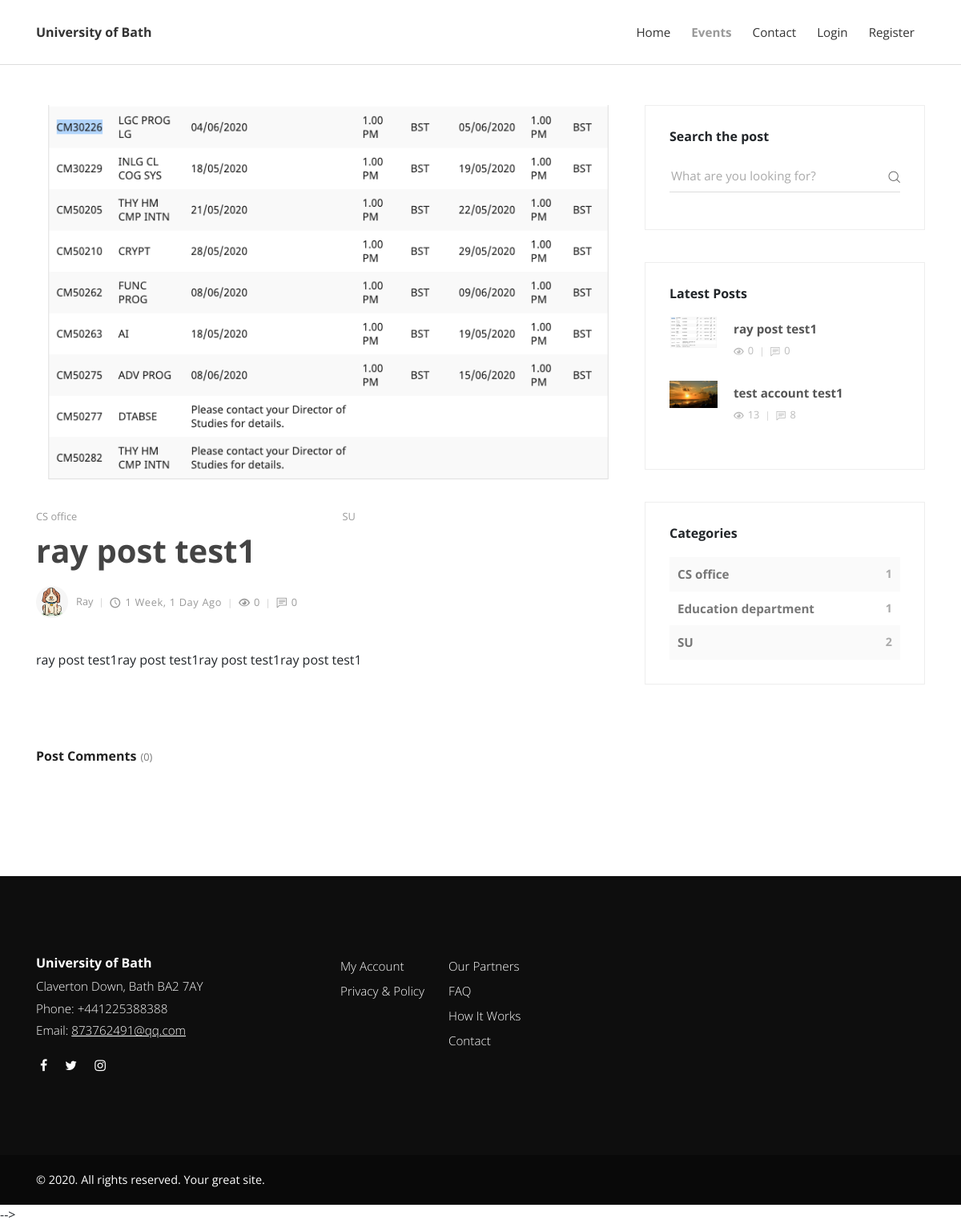
Before: /post/31/ with the older database file.
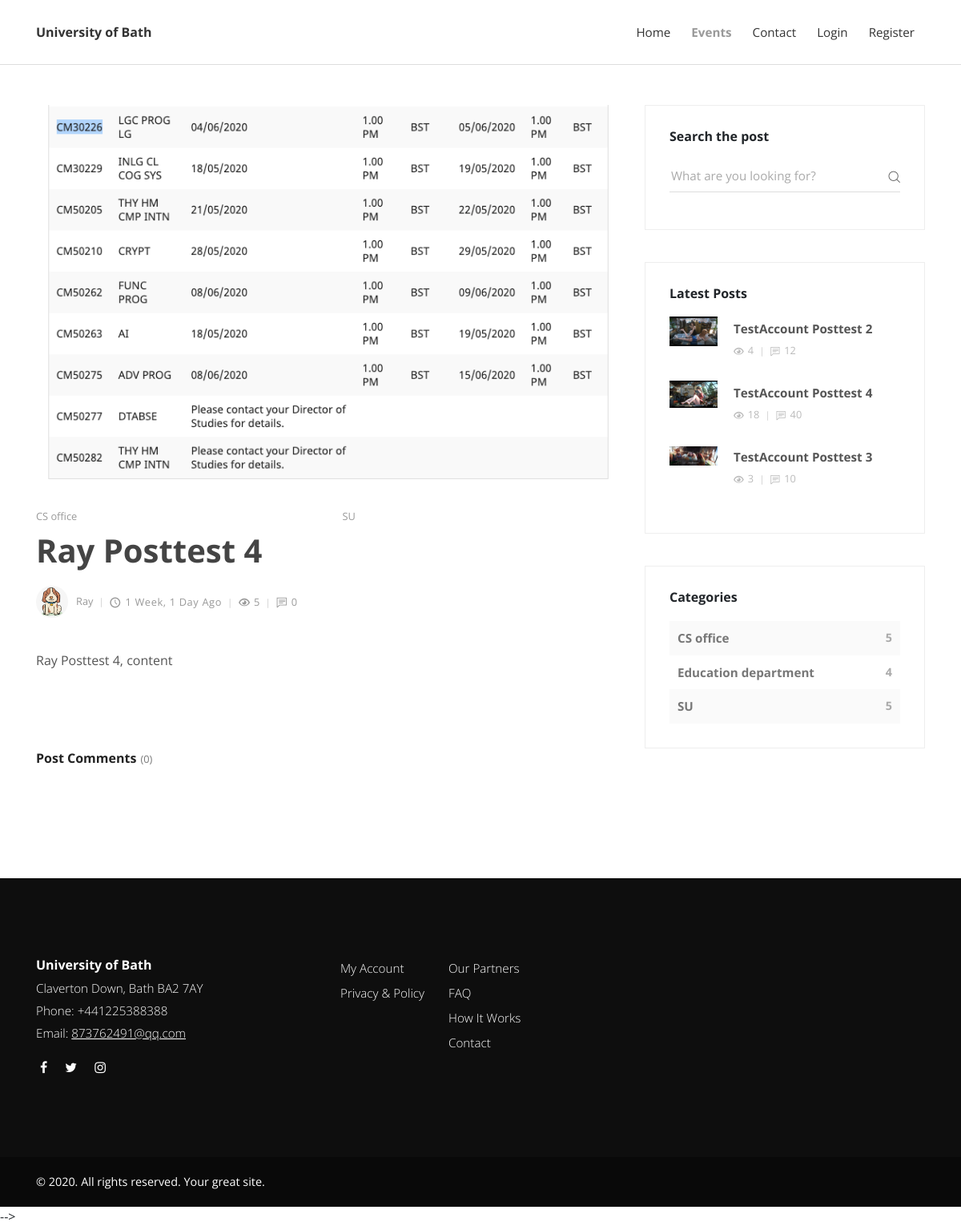
After: the same page with the newer database file.
### posts/models.py (models this page shows, shortened)
class Category(models.Model):
    title = models.CharField(max_length=200)
    def __str__(self):
        return self.title

class Post(models.Model):
    categories = models.ManyToManyField(Category)
    title = models.CharField(max_length=100)
    overview = models.TextField()
    author = models.ForeignKey(Profile, on_delete=models.CASCADE)
    timestamp = models.DateTimeField(auto_now_add=True) # when it created
    comment_count = models.IntegerField(default=0)
    view_count = models.IntegerField(default=0)
    thumbnail = models.ImageField(default='default_thumbnail.jpeg')
    content = HTMLField()
    featured = models.BooleanField(default=True)
    previous_post = models.ForeignKey('self', related_name='previous', on_delete=models.SET_NULL, blank=True, null=True)
    next_post = models.ForeignKey('self', related_name='next', on_delete=models.SET_NULL, blank=True, null=True)
    def get_absolute_url(self):
        return reverse('post-detail', kwargs={
            'id': self.id
        })
    @property
    def get_comments(self):
        return self.comments.all().order_by('-timestamp')

### users/models.py (models this page shows, shortened)
class Profile(models.Model):
    user = models.OneToOneField(User, on_delete=models.CASCADE)
    image = models.ImageField(default='default.svg', upload_to='profile_pics')

### posts/views.py (the view, shortened to what this page needs)
# urls.py: path('post/<id>/', post, name='post-detail'),
def post(request, id):
    category_count = get_category_count()
    most_recent = Post.objects.order_by('-timestamp')[:3]
    post = get_object_or_404(Post, id=id)
    form = CommentForm(request.POST or None)
    context = {
        'post': post,
        'most_recent': most_recent,
        'category_count': category_count,
        'form': form
    }
    return render(request, 'post.html', context)

### posts/forms.py
class CommentForm(forms.ModelForm):
    content = forms.CharField(widget=forms.Textarea(attrs={
        'class': 'form-control',
        'placeholder': 'Type your comment',
        'id': "usercomment",
        'rows': '4',
    }))
    class Meta:
        model = Comment
        fields = ('content',)  # only need the content field in Comment in models.py

### posts/views.py (called while the page is built)
def get_category_count():
    queryset = Post.objects.values('categories__title').annotate(Count('categories__title'))
    return queryset

### templates/post.html (shortened to what this page needs)
{% extends "base.html"%}
{% load static %}
{% block content %}
    <div class="container">
      <div class="row">
        <main class="post blog-post col-lg-8">
          <div class="container">
            <div class="post-single">
              <div class="post-thumbnail"><img src="{{post.thumbnail.url}}" alt="..." class="img-fluid"></div>
              <div class="post-details">
                <div class="post-meta d-flex justify-content-between">
                  {% for cat in post.categories.all %}
                  <a href="#">{{cat}}</a>
                  {% endfor %}
                </div>
                <h1>{{post.title}}<a href="#"></a></h1>
                <div class="post-footer d-flex align-items-center flex-column flex-sm-row"><a href="#" class="author d-flex align-items-center flex-wrap">
                    <div class="avatar"><img src="{{post.author.image.url}}" alt="..." class="img-fluid"></div>
                    <div class="title"><span>{{post.author.user.username}}</span></div></a>
                  <div class="d-flex align-items-center flex-wrap">
                    <div class="date"><i class="icon-clock"></i>{{post.timestamp|timesince}} ago</div>
                    <div class="views"><i class="icon-eye"></i>{{post.view_count}}</div>
                    <div class="comments meta-last"><i class="icon-comment"></i>{{post.comment_count}}</div>
                  </div>
                </div>
                <div class="post-body">
                  {{post.content | safe}}
                </div>
                <div class="post-comments">
                  <header>
                    <h3 class="h6">Post Comments<span class="no-of-comments">({{post.comments.count}})</span></h3>
                  </header>
                </div>
              </div>
            </div>
          </div>
        </main>
        {% include 'sidebar.html' with most_recent=most_recent category_count=category_count %}
      </div>
    </div>
{% endblock content %}

### templates/sidebar.html
        <aside class="col-lg-4">
          <div class="widget search">
            <header>
              <h3 class="h6">Search the post</h3>
            </header>
            <form action="{% url 'search' %}" class="search-form">
              <div class="form-group">
                <input type="text" name="q" placeholder="What are you looking for?">
                <button type="submit" class="submit"><i class="icon-search"></i></button>
              </div>
            </form>
          </div>
          <div class="widget latest-posts">
            <header>
              <h3 class="h6">Latest Posts</h3>
            </header>
            <div class="blog-posts">
              {% for post in most_recent %}
              <a href="{{post.get_absolute_url}}">
                <div class="item d-flex align-items-center">
                  <div class="image"><img src="{{post.thumbnail.url}}" alt="..." class="img-fluid"></div>
                  <div class="title"><strong>{{post.title}}</strong>
                    <div class="d-flex align-items-center">
                      <div class="views"><i class="icon-eye"></i>{{post.view_count}}</div>
                      <div class="comments"><i class="icon-comment"></i>{{post.comment_count}}</div>
                    </div>
                  </div>
                </div>
              </a>
              {% endfor %}
            </div>
          </div>
          <div class="widget categories">
            <header>
              <h3 class="h6">Categories</h3>
            </header>
            {% for cat in category_count %}
            <div class="item d-flex justify-content-between">
              <a href="#">{{cat.categories__title}}</a><span>{{cat.categories__title__count}}</span>
            </div>
            {% endfor %}
          </div>
        </aside>

Changed rows visible on the page:
no longer on one of the page's lists (row edited): Post: title "ray post test1", view_count "0", comment_count "0"
no longer on this page (row edited): Post: thumbnail (placeholder picture), title "test account test1", view_count "13", comment_count "8"
changed Post "1 Week, 1 Day": title "ray post test1" → "Ray Posttest 4"; view_count "0" → "5"; content "ray post test1ray post test1ray post test1ray post test1" → "Ray Posttest 4, content"
added Post: thumbnail (picture), title "TestAccount Posttest 2", view_count "4", comment_count "12"
added Post: thumbnail (picture), title "TestAccount Posttest 4", view_count "18", comment_count "40"
added Post: thumbnail (picture), title "TestAccount Posttest 3", view_count "3", comment_count "10"
Other visible differences:
new list line: "CS office 5"
new list line: "Education department 4"
new list line: "SU 5"
list line gone: "CS office 1"
list line gone: "Education department 1"
list line gone: "SU 2"
